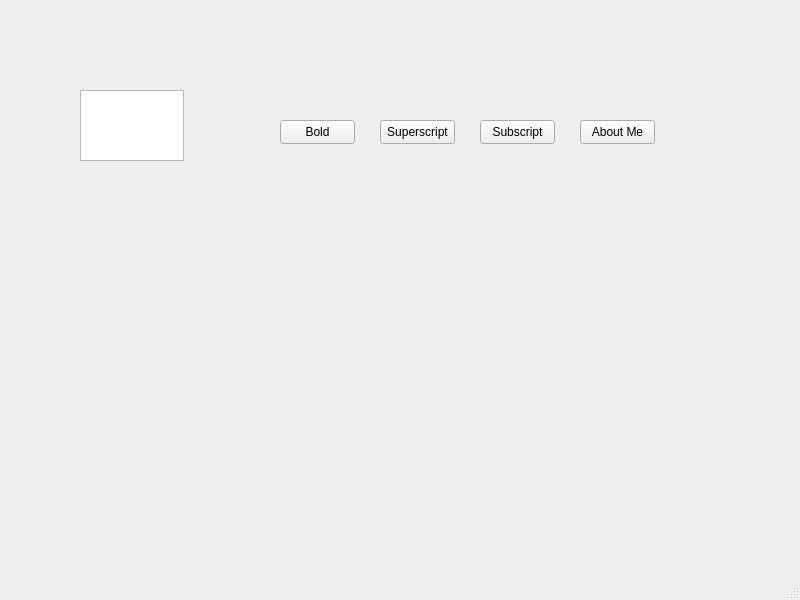
<?xml version="1.0" encoding="UTF-8"?>
<ui version="4.0">
 <class>MainWindow</class>
 <widget class="QMainWindow" name="MainWindow">
  <property name="geometry">
   <rect>
    <x>0</x>
    <y>0</y>
    <width>800</width>
    <height>600</height>
   </rect>
  </property>
  <property name="windowTitle">
   <string>MainWindow</string>
  </property>
  <widget class="QWidget" name="centralwidget">
   <widget class="QTextEdit" name="textEdit">
    <property name="geometry">
     <rect>
      <x>80</x>
      <y>90</y>
      <width>104</width>
      <height>71</height>
     </rect>
    </property>
   </widget>
   <widget class="QPushButton" name="boldButton">
    <property name="geometry">
     <rect>
      <x>280</x>
      <y>120</y>
      <width>75</width>
      <height>24</height>
     </rect>
    </property>
    <property name="text">
     <string>Bold</string>
    </property>
   </widget>
   <widget class="QPushButton" name="superscriptButton">
    <property name="geometry">
     <rect>
      <x>380</x>
      <y>120</y>
      <width>75</width>
      <height>24</height>
     </rect>
    </property>
    <property name="text">
     <string>Superscript</string>
    </property>
   </widget>
   <widget class="QPushButton" name="subscriptButton">
    <property name="geometry">
     <rect>
      <x>480</x>
      <y>120</y>
      <width>75</width>
      <height>24</height>
     </rect>
    </property>
    <property name="text">
     <string>Subscript</string>
    </property>
   </widget>
   <widget class="QPushButton" name="aboutMeButton">
    <property name="geometry">
     <rect>
      <x>580</x>
      <y>120</y>
      <width>75</width>
      <height>24</height>
     </rect>
    </property>
    <property name="text">
     <string>About Me</string>
    </property>
   </widget>
  </widget>
  <widget class="QMenuBar" name="menubar">
   <property name="geometry">
    <rect>
     <x>0</x>
     <y>0</y>
     <width>800</width>
     <height>22</height>
    </rect>
   </property>
  </widget>
  <widget class="QStatusBar" name="statusbar"/>
 </widget>
 <resources/>
 <connections/>
</ui>
